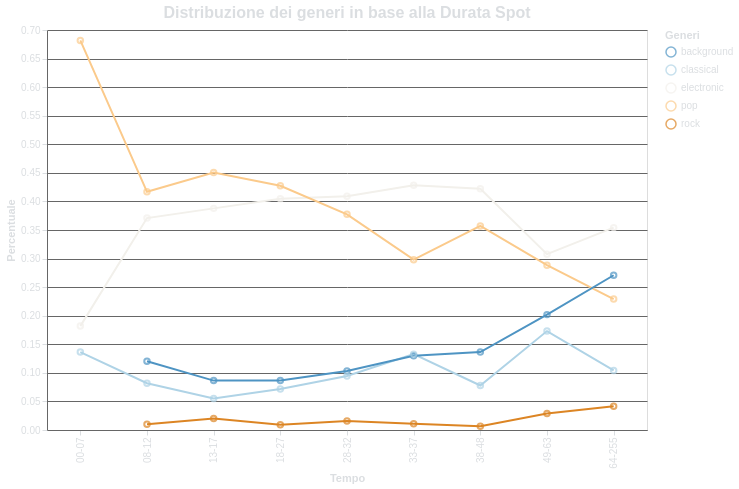

The specification (Vega-Lite) saved for this image:
### Vega-Lite specification from a JSON file in a GitHub repository (floating-point values rounded to 4 significant figures)
{"$schema": "https://vega.github.io/schema/vega-lite/v5.17.0.json", "config": {"axis": {"domainColor": "#666666", "gridColor": "#666666", "labelColor": "#DBDEE1", "tickColor": "#DBDEE1", "titleColor": "#DBDEE1"}, "background": "transparent", "legend": {"labelColor": "#DBDEE1", "titleColor": "#DBDEE1"}, "title": {"color": "#DBDEE1", "fontSize": 16}}, "data": {"name": "data-0561cb78698f84cf5adbe355ed1b4ff2"}, "datasets": {"data-0561cb78698f84cf5adbe355ed1b4ff2": [{"Count": 3, "Durata Intervallo": "00-07", "Genere": "classical", "Percentuale": 0.1364}, {"Count": 4, "Durata Intervallo": "00-07", "Genere": "electronic", "Percentuale": 0.1818}, {"Count": 15, "Durata Intervallo": "00-07", "Genere": "pop", "Percentuale": 0.6818}, {"Count": 47, "Durata Intervallo": "08-12", "Genere": "background", "Percentuale": 0.1202}, {"Count": 32, "Durata Intervallo": "08-12", "Genere": "classical", "Percentuale": 0.08184}, {"Count": 145, "Durata Intervallo": "08-12", "Genere": "electronic", "Percentuale": 0.3708}, {"Count": 163, "Durata Intervallo": "08-12", "Genere": "pop", "Percentuale": 0.4169}, {"Count": 4, "Durata Intervallo": "08-12", "Genere": "rock", "Percentuale": 0.01023}, {"Count": 121, "Durata Intervallo": "13-17", "Genere": "background", "Percentuale": 0.08643}, {"Count": 77, "Durata Intervallo": "13-17", "Genere": "classical", "Percentuale": 0.055}, {"Count": 543, "Durata Intervallo": "13-17", "Genere": "electronic", "Percentuale": 0.3879}, {"Count": 631, "Durata Intervallo": "13-17", "Genere": "pop", "Percentuale": 0.4507}, {"Count": 28, "Durata Intervallo": "13-17", "Genere": "rock", "Percentuale": 0.02}, {"Count": 65, "Durata Intervallo": "18-27", "Genere": "background", "Percentuale": 0.08655}, {"Count": 54, "Durata Intervallo": "18-27", "Genere": "classical", "Percentuale": 0.0719}, {"Count": 304, "Durata Intervallo": "18-27", "Genere": "electronic", "Percentuale": 0.4048}, {"Count": 321, "Durata Intervallo": "18-27", "Genere": "pop", "Percentuale": 0.4274}, {"Count": 7, "Durata Intervallo": "18-27", "Genere": "rock", "Percentuale": 0.009321}, {"Count": 256, "Durata Intervallo": "28-32", "Genere": "background", "Percentuale": 0.1034}, {"Count": 234, "Durata Intervallo": "28-32", "Genere": "classical", "Percentuale": 0.09455}, {"Count": 1012, "Durata Intervallo": "28-32", "Genere": "electronic", "Percentuale": 0.4089}, {"Count": 934, "Durata Intervallo": "28-32", "Genere": "pop", "Percentuale": 0.3774}, {"Count": 39, "Durata Intervallo": "28-32", "Genere": "rock", "Percentuale": 0.01576}, {"Count": 48, "Durata Intervallo": "33-37", "Genere": "background", "Percentuale": 0.1301}, {"Count": 49, "Durata Intervallo": "33-37", "Genere": "classical", "Percentuale": 0.1328}, {"Count": 158, "Durata Intervallo": "33-37", "Genere": "electronic", "Percentuale": 0.4282}, {"Count": 110, "Durata Intervallo": "33-37", "Genere": "pop", "Percentuale": 0.2981}, {"Count": 4, "Durata Intervallo": "33-37", "Genere": "rock", "Percentuale": 0.01084}, {"Count": 21, "Durata Intervallo": "38-48", "Genere": "background", "Percentuale": 0.1364}, {"Count": 12, "Durata Intervallo": "38-48", "Genere": "classical", "Percentuale": 0.07792}, {"Count": 65, "Durata Intervallo": "38-48", "Genere": "electronic", "Percentuale": 0.4221}, {"Count": 55, "Durata Intervallo": "38-48", "Genere": "pop", "Percentuale": 0.3571}, {"Count": 1, "Durata Intervallo": "38-48", "Genere": "rock", "Percentuale": 0.006494}, {"Count": 21, "Durata Intervallo": "49-63", "Genere": "background", "Percentuale": 0.2019}, {"Count": 18, "Durata Intervallo": "49-63", "Genere": "classical", "Percentuale": 0.1731}, {"Count": 32, "Durata Intervallo": "49-63", "Genere": "electronic", "Percentuale": 0.3077}, {"Count": 30, "Durata Intervallo": "49-63", "Genere": "pop", "Percentuale": 0.2885}, {"Count": 3, "Durata Intervallo": "49-63", "Genere": "rock", "Percentuale": 0.02885}, {"Count": 13, "Durata Intervallo": "64-255", "Genere": "background", "Percentuale": 0.2708}, {"Count": 5, "Durata Intervallo": "64-255", "Genere": "classical", "Percentuale": 0.1042}, {"Count": 17, "Durata Intervallo": "64-255", "Genere": "electronic", "Percentuale": 0.3542}, {"Count": 11, "Durata Intervallo": "64-255", "Genere": "pop", "Percentuale": 0.2292}, {"Count": 2, "Durata Intervallo": "64-255", "Genere": "rock", "Percentuale": 0.04167}]}, "height": 400, "layer": [{"encoding": {"color": {"field": "Genere", "scale": {"scheme": "blueorange"}, "title": "Generi", "type": "nominal"}, "tooltip": [{"field": "Durata Intervallo", "type": "nominal"}, {"field": "Genere", "type": "nominal"}, {"field": "Percentuale", "format": ".3f", "type": "quantitative"}], "x": {"field": "Durata Intervallo", "title": "Tempo", "type": "nominal"}, "y": {"field": "Percentuale", "title": "Percentuale", "type": "quantitative"}}, "mark": {"type": "line"}, "title": "Distribuzione dei generi in base alla Durata Spot"}, {"encoding": {"color": {"field": "Genere", "scale": {"scheme": "blueorange"}, "title": "Generi", "type": "nominal"}, "tooltip": [{"field": "Durata Intervallo", "type": "nominal"}, {"field": "Genere", "type": "nominal"}, {"field": "Percentuale", "format": ".3f", "type": "quantitative"}], "x": {"field": "Durata Intervallo", "title": "Tempo", "type": "nominal"}, "y": {"field": "Percentuale", "title": "Percentuale", "type": "quantitative"}}, "mark": {"type": "point"}, "title": "Distribuzione dei generi in base alla Durata Spot"}], "width": 600}
